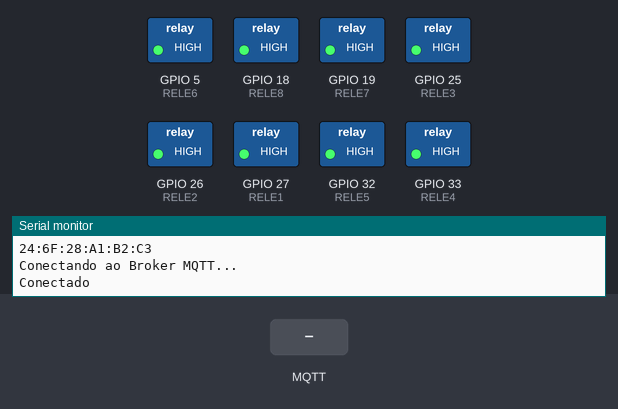
Bench run of a sketch on a simulated ESP32. Parts: switched loads named in the sketch (green lamp = pin HIGH), the last lines printed to the serial monitor. The test bench sets the inputs (shaded band). WiFi joins after 1.5 s; servers stay silent unless stated; no MQTT or app messages arrive unless stated.

Above: at 2.7 s.
2.8 s: MQTT message "rele1_on" arrives on the first subscribed topic
At 3.5 s:
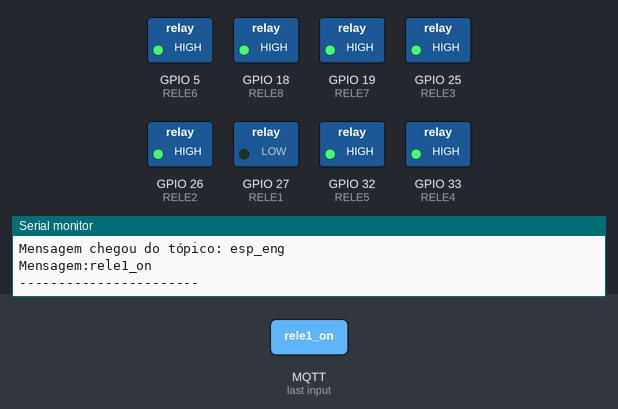
4.3 s: MQTT message "rele2_on" arrives on the first subscribed topic
At 4.6 s:
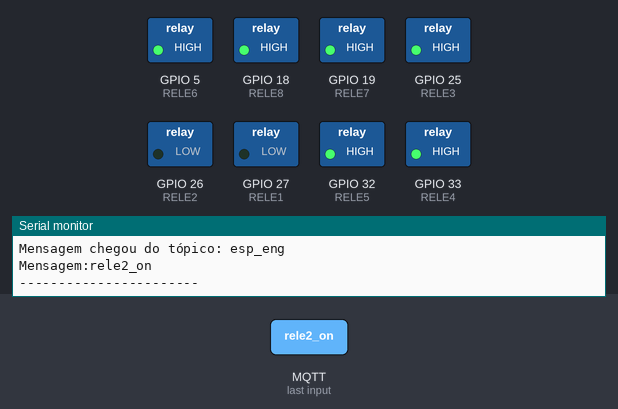
5.8 s: MQTT message "rele1_off" arrives on the first subscribed topic
At 7.0 s:
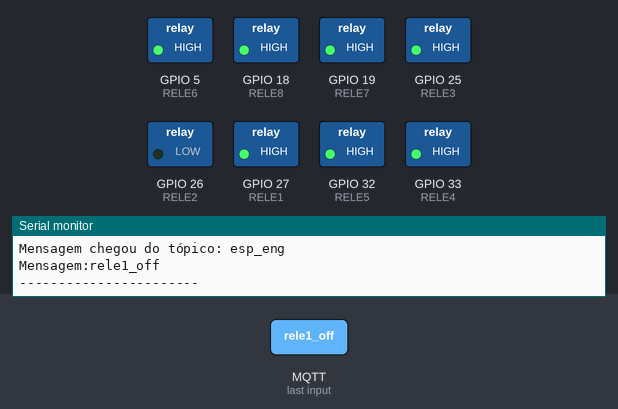
7.3 s: MQTT message "rele3_on" arrives on the first subscribed topic
At 8.1 s:
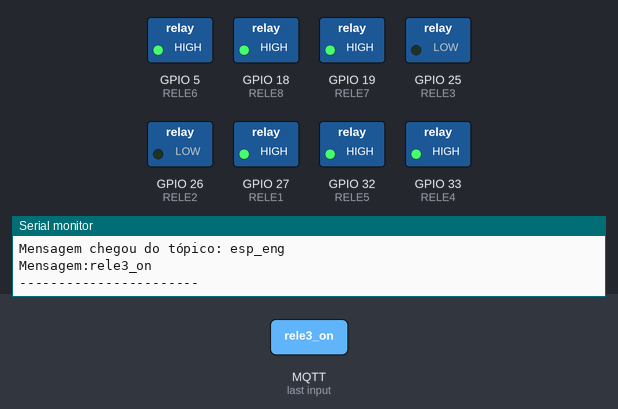
8.8 s: MQTT message "rele2_off" arrives on the first subscribed topic
At 9.2 s:
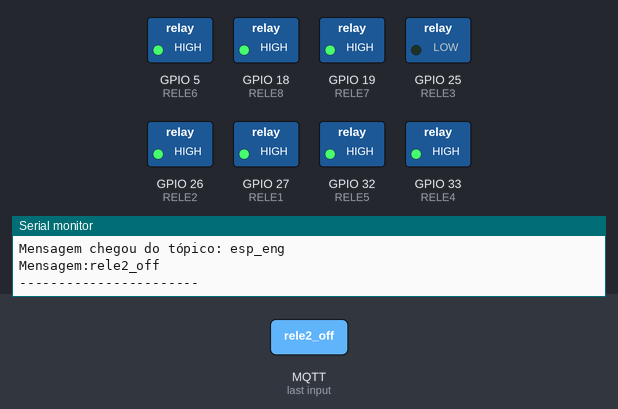
10.3 s: MQTT message "rele4_on" arrives on the first subscribed topic
At 11.6 s:
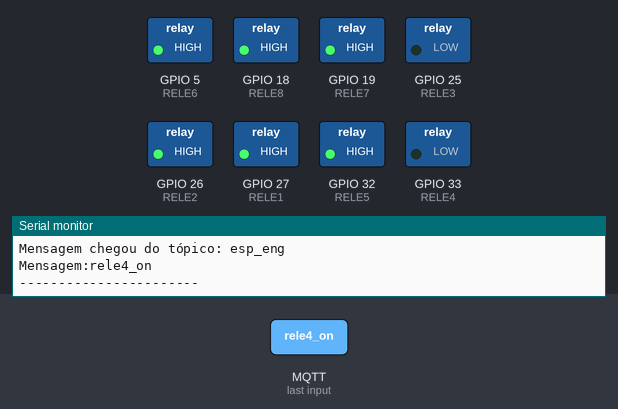
Timing chart, 0 to 12.8 s (numbered marks = the images above; inputs shaded):
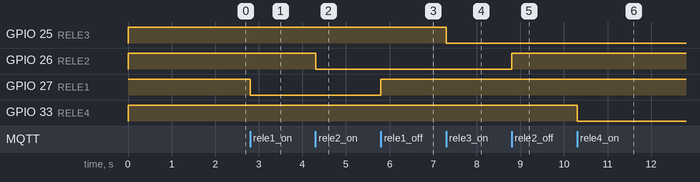

Measured:
- after the input at 2.8 s, GPIO 27 (RELE1): HIGH → LOW at once
- after the input at 4.3 s, GPIO 26 (RELE2): HIGH → LOW at once
- after the input at 5.8 s, GPIO 27 (RELE1): LOW → HIGH at once
- after the input at 7.3 s, GPIO 25 (RELE3): HIGH → LOW at once
- after the input at 8.8 s, GPIO 26 (RELE2): LOW → HIGH at once
- after the input at 10.3 s, GPIO 33 (RELE4): HIGH → LOW at once

The sketch:

AutomacaoESP32Reles.ino
```cpp
//** Inclusão das Bibliotecas **
#include <WiFi.h>
#include <PubSubClient.h>

#define DEBUG

//** Definição dos pinos da ESP32 para acionamento dos Relés
#define RELE1 27   //Relé 1
#define RELE2 26   //Relé 2
#define RELE3 25   //Relé 3
#define RELE4 33   //Relé 4
#define RELE5 32   //Relé 5
#define RELE6 5    //Relé 6
#define RELE7 19   //Relé 7
#define RELE8 18   //Relé 8

//** Informações da rede Wi-Fi **
const char* ssid = "Redmi-rsz"; //SSID da Rede
const char* password =  "zapata1031"; //Senha da Rede

//** Informações do Broker MQTT **
const char* mqttServer = "tailor.cloudmqtt.com"; //Server
const int mqttPort = 17991; //Porta
const char* mqttUser = "wfhwhfxr"; //Usuário
const char* mqttPassword = "ULr4Jzp8TMod"; //Senha
const char* mqttTopicSub = "esp_eng"; //Tópico


WiFiClient espClient;
PubSubClient client(espClient);

void setup() {

  Serial.begin(115200);
  pinMode(RELE1, OUTPUT);
  pinMode(RELE2, OUTPUT);
  pinMode(RELE3, OUTPUT);
  pinMode(RELE4, OUTPUT);
  pinMode(RELE5, OUTPUT);
  pinMode(RELE6, OUTPUT);
  pinMode(RELE7, OUTPUT);
  pinMode(RELE8, OUTPUT);
  digitalWrite(RELE1, HIGH);
  digitalWrite(RELE2, HIGH);
  digitalWrite(RELE3, HIGH);
  digitalWrite(RELE4, HIGH);
  digitalWrite(RELE5, HIGH);
  digitalWrite(RELE6, HIGH);
  digitalWrite(RELE7, HIGH);
  digitalWrite(RELE8, HIGH);

//** Conexão do Wi-Fi **
  WiFi.begin(ssid, password);

  while (WiFi.status() != WL_CONNECTED) {
    delay(500);
    #ifdef DEBUG
    Serial.println("Conectando ao Wi-Fi...");
    #endif
  }
  #ifdef DEBUG
  Serial.println("Conectado com sucesso na rede:");
  Serial.print(ssid);
  Serial.print("\nIP obtido: ");
  Serial.println(WiFi.localIP() ); // IP da Rede
  Serial.println(WiFi.macAddress() ); // Endereço MAC da Rede

  #endif

//** Conexão no Broker MQTT **
  client.setServer(mqttServer, mqttPort);
  client.setCallback(callback);

  while (!client.connected()) {
    #ifdef DEBUG
    Serial.println("Conectando ao Broker MQTT...");
    #endif

    if (client.connect("ESP32Client", mqttUser, mqttPassword )) {
      #ifdef DEBUG
      Serial.println("Conectado");
      #endif

    } else {
      #ifdef DEBUG
      Serial.print("falha estado  ");
      Serial.print(client.state());
      #endif
      delay(2000);

    }
  }

//** Subscrição no Tópico **
  client.subscribe(mqttTopicSub);

}

void callback(char* topic, byte* payload, unsigned int length) {

  //armazena msg recebida em uma sring
  payload[length] = '\0';
  String strMSG = String((char*)payload);

  #ifdef DEBUG
  Serial.print("Mensagem chegou do tópico: ");
  Serial.println(topic);
  Serial.print("Mensagem:");
  Serial.print(strMSG);
  Serial.println();
  Serial.println("-----------------------");
  #endif

//** Acionamento de Saídas **
//! Observação: O relé funciona em nível baixo (LOW; 0)

//Relé 1
  if (strMSG == "rele1_on"){         //se msg "rele1_on"
     digitalWrite(RELE1, LOW);  //coloca saída em LOW para ligar
  }else if (strMSG == "rele1_off"){   //se msg "rele1_off"
     digitalWrite(RELE1, HIGH);   //coloca saída em HIGH para desligar
  }

//Relé 2
   if (strMSG == "rele2_on"){
     digitalWrite(RELE2, LOW);
  }else if (strMSG == "rele2_off"){
     digitalWrite(RELE2, HIGH);
  }

//Relé 3
   if (strMSG == "rele3_on"){
     digitalWrite(RELE3, LOW);
  }else if (strMSG == "rele3_off"){
     digitalWrite(RELE3, HIGH);
  }

//Relé 4
   if (strMSG == "rele4_on"){
     digitalWrite(RELE4, LOW);
  }else if (strMSG == "rele4_off"){
     digitalWrite(RELE4, HIGH);
  }

//Relé 5
   if (strMSG == "rele5_on"){
     digitalWrite(RELE5, LOW);
  }else if (strMSG == "rele5_off"){
     digitalWrite(RELE5, HIGH);
  }

//Relé 6
   if (strMSG == "rele6_on"){
     digitalWrite(RELE6, LOW);
  }else if (strMSG == "rele6_off"){
     digitalWrite(RELE6, HIGH);
  }

//Relé 7
   if (strMSG == "rele7_on"){
     digitalWrite(RELE7, LOW);
  }else if (strMSG == "rele7_off"){
     digitalWrite(RELE7, HIGH);
  }

//Relé 8
   if (strMSG == "rele8_on"){
     digitalWrite(RELE8, LOW);
  }else if (strMSG == "rele8_off"){
     digitalWrite(RELE8, HIGH);
  }
}

//** Função para reconectar ao servidor MQTT **
void reconect() {

  while (!client.connected()) {
    #ifdef DEBUG
    Serial.print("Tentando conectar ao servidor MQTT...");
    #endif

    bool conectado = strlen(mqttUser) > 0 ?
                     client.connect("ESP32Client", mqttUser, mqttPassword) :
                     client.connect("ESP32Client");

    if(conectado) {
      #ifdef DEBUG
      Serial.println("Conectado com Sucesso");
      #endif
      //Subscreve no tópico
      client.subscribe(mqttTopicSub, 1); //nivel de qualidade: QoS 1
    } else {
      #ifdef DEBUG
      Serial.println("Falha durante a conexão.Code: ");
      Serial.println( String(client.state()).c_str());
      Serial.println("Tentando novamente em 10 s");
      #endif
      //Aguarda 10 segundos
      delay(10000);
    }
  }
}

void loop() {
  if (!client.connected()) {
    reconect();
  }
  client.loop();
}
```
